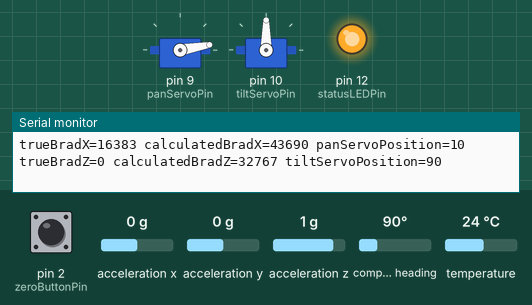
A sketch run on a simulated Arduino Uno, built with avr-gcc and run on an emulated ATmega328P. Parts: 2 × servo, output pins drawn as LEDs (lit = HIGH), the last lines printed to the serial monitor. The test bench sets the inputs (shaded band); at power-on: pin 2 (zeroButtonPin) HIGH, acceleration y 0 g, compass heading 90°, acceleration z 1 g, acceleration x 0 g, temperature 24 °C.

Above: at 9.1 s.
9.2 s: pin 2 (zeroButtonPin) pulled LOW for 0.15 s
At 11.2 s:
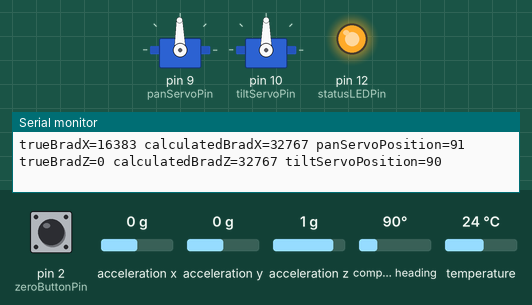
11.7 s: acceleration y set to -1.4 g
At 12.9 s:
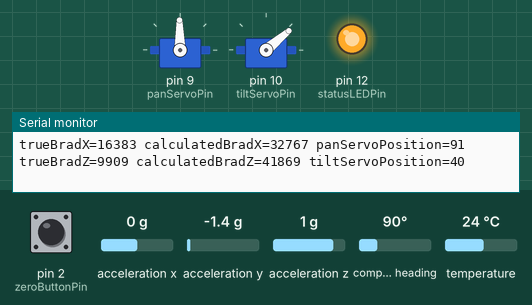
13.2 s: compass heading set to 7°
At 14.4 s:
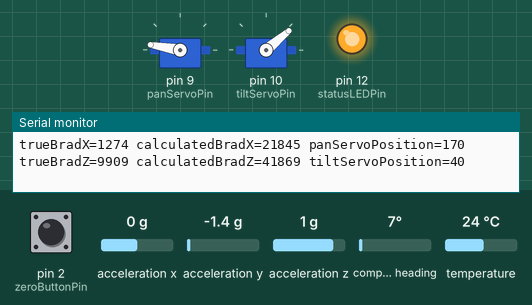
14.7 s: acceleration y set to 0 g
At 15.2 s:
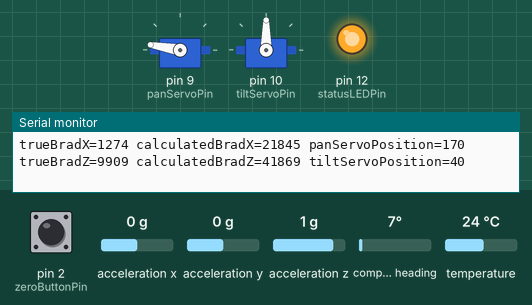
16.2 s: acceleration z set to 0.1 g
17.7 s: acceleration z set to -0.2 g
At 18.6 s:
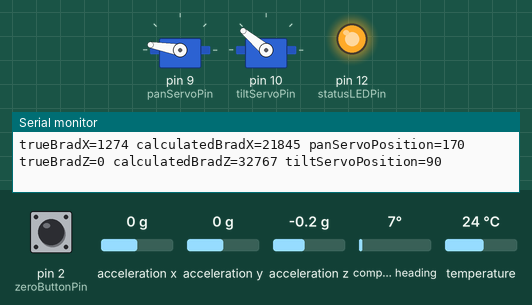
Timing chart, 0 to 20.2 s (numbered marks = the images above; inputs shaded):
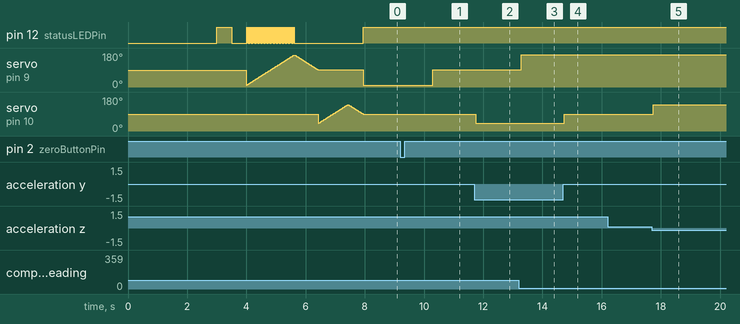

The sketch:

Head_Tracker.ino
```cpp
#include <Wire.h>
#include <Adafruit_Sensor.h>
#include <Adafruit_BNO055.h>
#include <utility/imumaths.h>

#define BNO055_SAMPLERATE_DELAY_MS (100)

Adafruit_BNO055 bno = Adafruit_BNO055();

#include <Servo.h>

Servo panServo;
int panServoPin=9;
int panServoMax=170;
int panServoMin=10;
int panServoPosition=90;//stores the current panServoPosition


Servo tiltServo;
int tiltServoPin=10;
int tiltServoMax=140;
int tiltServoMin=40;
int tiltServoPosition=90;

unsigned long previousMillis = 0;        // will store last time LED was updated
unsigned long currentMillis =0;
unsigned long displayInterval=1000;

int statusLEDPin=12;
int statusLEDToggle=0;

int enableHeadTracking=0;

//float trueAngleX=0.0f;
unsigned int trueBradX=0;
unsigned int calculatedBradX=0;
unsigned int offsetBradX=32768;
unsigned int bradXMin=21845;
unsigned int bradXMax=43690;


unsigned int trueBradZ=0;
unsigned int calculatedBradZ=0;
unsigned int offsetBradZ=32768;
unsigned int bradZMin=23665;
unsigned int bradZMax=41869;


int zeroButtonPin=2;


void setup(void)
{

  pinMode(statusLEDPin,OUTPUT);
  pinMode(zeroButtonPin,INPUT_PULLUP);

  Serial.begin(115200);
  Serial.println("Head Tracker v0.1"); Serial.println("");

  //Initialise the sensor
  if(!bno.begin())
  {
    //There was a problem detecting the BNO055 ... check your connections
    Serial.print("Ooops, no BNO055 detected ... Check your wiring or I2C ADDR!");
    while(1);
  }
  Serial.println("BNO055 Ready");

  delay(3000);

//  for (int lop=-180; lop<360+180; lop++)
//  {
//    unsigned int theBrad=angle2BRAD(lop);
//    Serial.print("Original Angle="); Serial.print(lop);
//    Serial.print(" theBrad="); Serial.print(theBrad);
//    float theAngle=BRAD2Angle(theBrad);
//    Serial.print(" theAngle="); Serial.print(theAngle);
//    Serial.println("");
//
//  }


  //for (;;)
  {
    digitalWrite(statusLEDPin,HIGH);
    delay(500);
    digitalWrite(statusLEDPin,LOW);
    delay(500);
  }


  panServo.attach(panServoPin);
  tiltServo.attach(tiltServoPin);

  for (int servoPanTest=panServoMin; servoPanTest<panServoMax; servoPanTest++)
  {
    panServo.write(servoPanTest);
    delay(10);
    if (statusLEDToggle==0) statusLEDToggle=1;
    else statusLEDToggle=0;
    digitalWrite(statusLEDPin,statusLEDToggle);

  }
  for (int servoPanTest=panServoMax; servoPanTest>90; servoPanTest--)
  {
    panServo.write(servoPanTest);
    delay(10);
  }

  Serial.println("Pan Servo Ready.");


  for (int servoTiltTest=tiltServoMin; servoTiltTest<tiltServoMax; servoTiltTest++)
  {
    tiltServo.write(servoTiltTest);
    delay(10);
  }
  for (int servoTiltTest=tiltServoMax; servoTiltTest>90; servoTiltTest--)
  {
    tiltServo.write(servoTiltTest);
    delay(10);
  }

  Serial.println("Tilt Servo Ready.");


  //Display the current temperature
  int8_t temp = bno.getTemp();
  Serial.print("Current Temperature: ");
  Serial.print(temp);
  Serial.println(" C");
  Serial.println("");

  bno.setExtCrystalUse(true);

  Serial.println("Calibration status values: 0=uncalibrated, 3=fully calibrated");
}

void loop(void)
{
  // Possible vector values can be:
  // - VECTOR_ACCELEROMETER - m/s^2
  // - VECTOR_MAGNETOMETER  - uT
  // - VECTOR_GYROSCOPE     - rad/s
  // - VECTOR_EULER         - degrees
  // - VECTOR_LINEARACCEL   - m/s^2
  // - VECTOR_GRAVITY       - m/s^2
  imu::Vector<3> euler = bno.getVector(Adafruit_BNO055::VECTOR_EULER);


  imu::Quaternion quat = bno.getQuat();

  uint8_t system, gyro, accel, mag = 0;
  bno.getCalibration(&system, &gyro, &accel, &mag);


  currentMillis = millis();
  if (currentMillis - previousMillis >= displayInterval)
  {
    previousMillis = currentMillis;


    /* Display the floating point data */
    Serial.print("Data,");
    Serial.print("Euler");
    Serial.print(",X,");
    Serial.print(euler.x());
    Serial.print(",Y,");
    Serial.print(euler.y());
    Serial.print(",Z,");
    Serial.print(euler.z());

//    // Quaternion data
//    Serial.print(",Quaternion,qW,");
//    Serial.print(quat.w(), 4);
//    Serial.print(",qX,");
//    Serial.print(quat.y(), 4);
//    Serial.print(",qY,");
//    Serial.print(quat.x(), 4);
//    Serial.print(",qZ,");
//    Serial.print(quat.z(), 4);
//
    /* Display calibration status for each sensor. */
    Serial.print(",CALIBRATION,Sys,");
    Serial.print(system, DEC);
    Serial.print(",Gyro,");
    Serial.print(gyro, DEC);
    Serial.print(",Accel,");
    Serial.print(accel, DEC);
    Serial.print(",Mag,");
    Serial.print(mag, DEC);


    Serial.print(",time,");
    Serial.println(millis());
    if (mag==3)
    {
      digitalWrite(statusLEDPin,HIGH);
      enableHeadTracking=1;

    }
    else
    {
      digitalWrite(statusLEDPin,LOW);
      enableHeadTracking=0;
    }
    Serial.print("trueBradX="); Serial.print(trueBradX,DEC);
    Serial.print(" calculatedBradX="); Serial.print(calculatedBradX,DEC);
    Serial.print(" panServoPosition="); Serial.print(panServoPosition);
    Serial.println("");

    Serial.print("trueBradZ="); Serial.print(trueBradZ,DEC);
    Serial.print(" calculatedBradZ="); Serial.print(calculatedBradZ,DEC);
    Serial.print(" tiltServoPosition="); Serial.print(tiltServoPosition);
    Serial.println("");


  }//if displayinterval

  if (digitalRead(zeroButtonPin)==LOW)
  {
    Serial.println("Recalibrating Zero");
    offsetBradX=32768-trueBradX;
    offsetBradZ=32768-trueBradZ;
    delay(1000);
  }


  if (enableHeadTracking==1) //only when mag clibration == 3
  {

      trueBradX=angle2BRAD(euler.x());
      calculatedBradX=(trueBradX+65535+offsetBradX)& 0xFFFF;;//angle2BRAD(calculatedAngleX);
      if (calculatedBradX>bradXMax) calculatedBradX=bradXMax;
      if (calculatedBradX<bradXMin) calculatedBradX=bradXMin;
      panServoPosition=map(calculatedBradX,bradXMin,bradXMax,panServoMax,panServoMin);
      panServo.write(panServoPosition);

      trueBradZ=angle2BRAD(euler.z());
      calculatedBradZ=(trueBradZ+65535+offsetBradZ)& 0xFFFF;;//angle2BRAD(calculatedAngleX);
      if (calculatedBradZ>bradZMax) calculatedBradZ=bradZMax;
      if (calculatedBradZ<bradZMin) calculatedBradZ=bradZMin;
      tiltServoPosition=map(calculatedBradZ,bradZMin,bradZMax,tiltServoMax,tiltServoMin);
      tiltServo.write(tiltServoPosition);


//      printVar("CalculatedBradX",calculatedBradX);
//      printVar("bradXMin",bradXMin);
//      printVar("bradXMax",bradXMax);
//      printVar("panServoMin",panServoMin);
//      printVar("panServoMax",panServoMax);
//
//      delay(1000);

  }

  delay(BNO055_SAMPLERATE_DELAY_MS);
}


float BRAD2Angle(int theBRAD)
{
  float retV=0.0f;

  retV=(360.0f/65535.0f)*theBRAD;
  //retV=retV % 360.0f;

  return retV;
}


unsigned int angle2BRAD(float theAngle)
{
  unsigned int retV=0;

  retV=(unsigned int)(theAngle/(360.0f/65535.0f));
  //retV=retV & 0xFFFF;

  return retV;
}
void printVar(String printVar,unsigned int printVal)
{
  Serial.print(printVar);
  Serial.print("=");
  Serial.println(printVal,DEC);
}
```

Measured:
- the behaviour switches between 0 and -0.1 g on acceleration z (found by bisection; images 4 and 5)
- after the input at 9.2 s, servo on pin 9 (panServoPin): 10° → 91° after 1.1 s
- after the input at 11.7 s, servo on pin 10 (tiltServoPin): 90° → 40° at once
- after the input at 13.2 s, servo on pin 9 (panServoPin): 91° → 170° after 0.09 s
- after the input at 14.7 s, servo on pin 10 (tiltServoPin): 40° → 90° at once
- after the input at 17.7 s, servo on pin 10 (tiltServoPin): 90° → 140° at once
